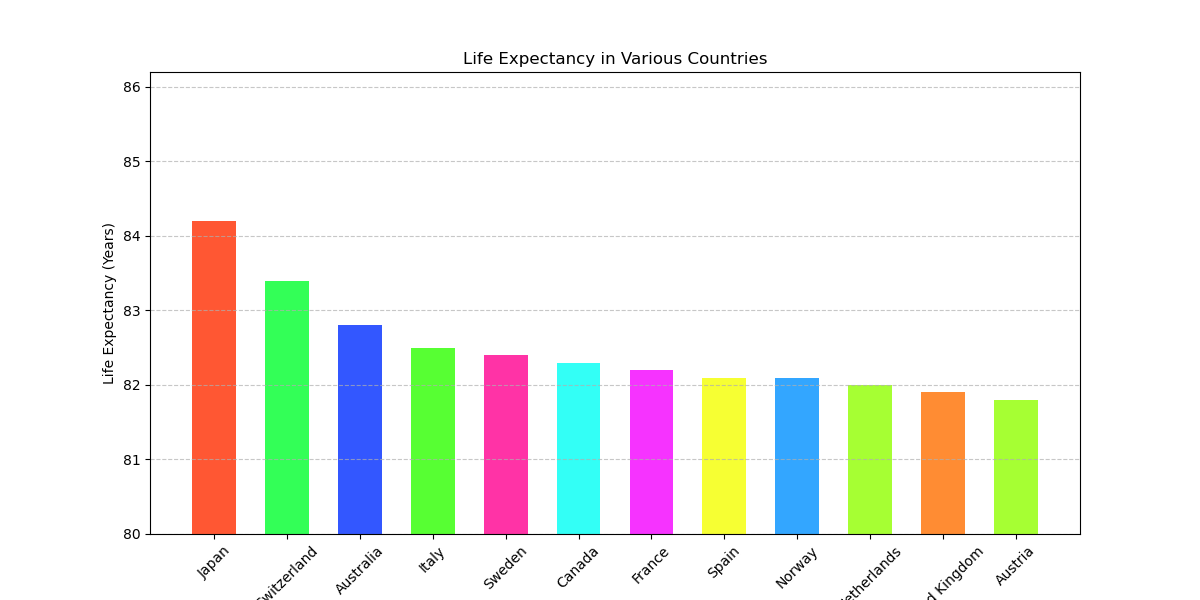

Generate this figure with Python:
import matplotlib.pyplot as plt

countries = ['Japan', 'Switzerland', 'Australia', 'Italy', 'Sweden', 
             'Canada', 'France', 'Spain', 'Norway', 'Netherlands', 
             'United Kingdom', 'Austria']
life_expectancy = [84.2, 83.4, 82.8, 82.5, 82.4, 82.3, 82.2, 82.1, 82.1, 82.0, 81.9, 81.8]
colors = ['#FF5733', '#33FF57', '#3357FF', '#57FF33', '#FF33A6',
          '#33FFF6', '#F633FF', '#F6FF33', '#33A6FF', '#A6FF33',
          '#FF8C33', '#A6FF33']

plt.figure(figsize=(12, 6))
plt.bar(countries, life_expectancy, color=colors, width=0.6)
plt.ylabel('Life Expectancy (Years)')
plt.title('Life Expectancy in Various Countries')
plt.ylim(80, max(life_expectancy) + 2)
plt.grid(axis='y', linestyle='--', alpha=0.7)
plt.xticks(rotation=45)
plt.show()
